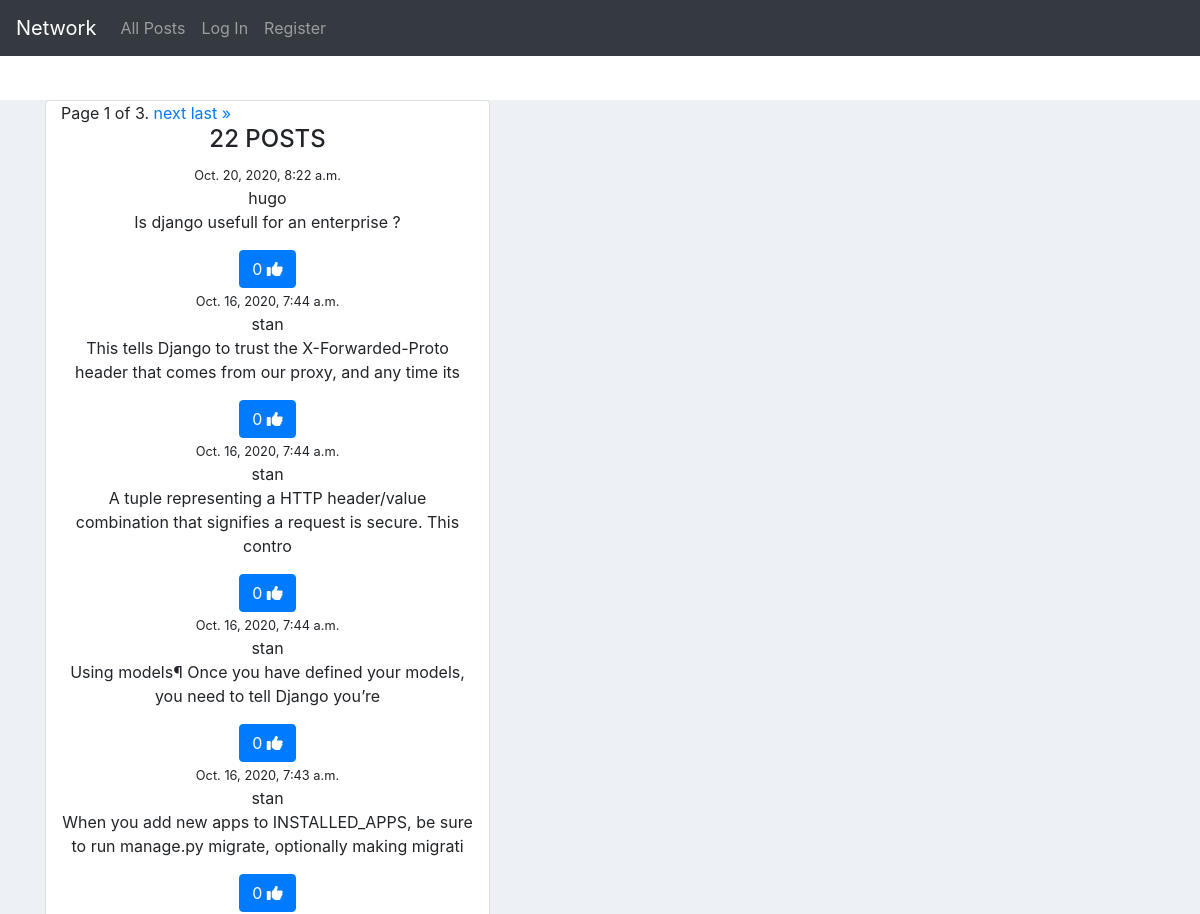
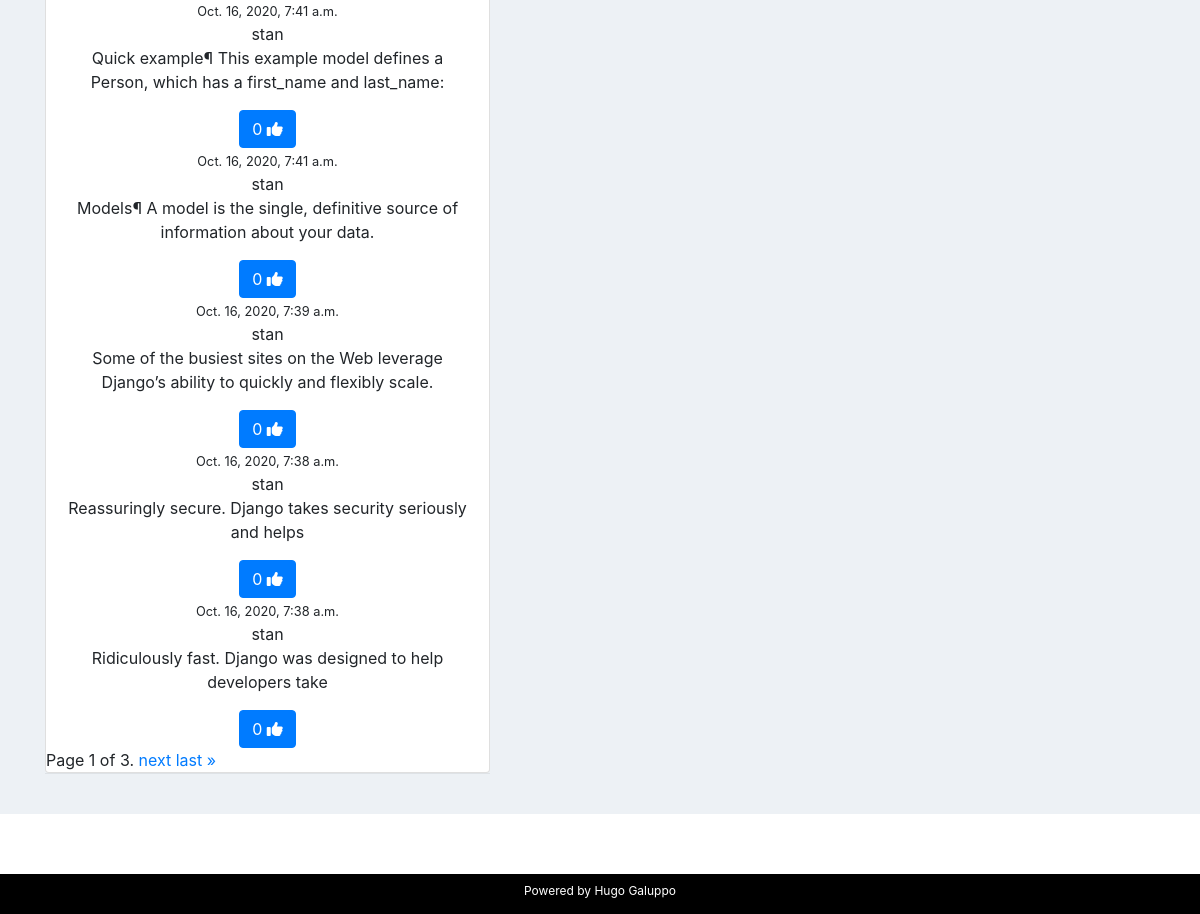
The app's page /, older data (2 pictures, top to bottom).
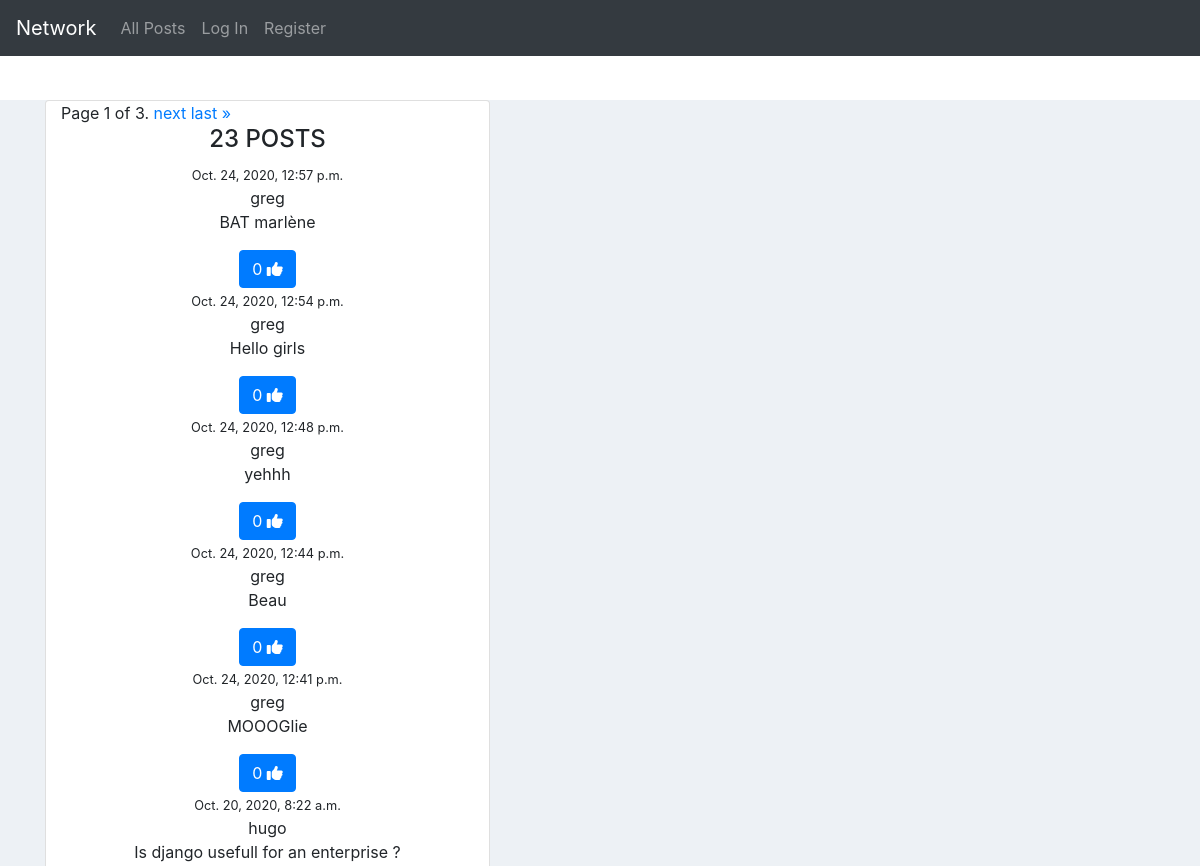
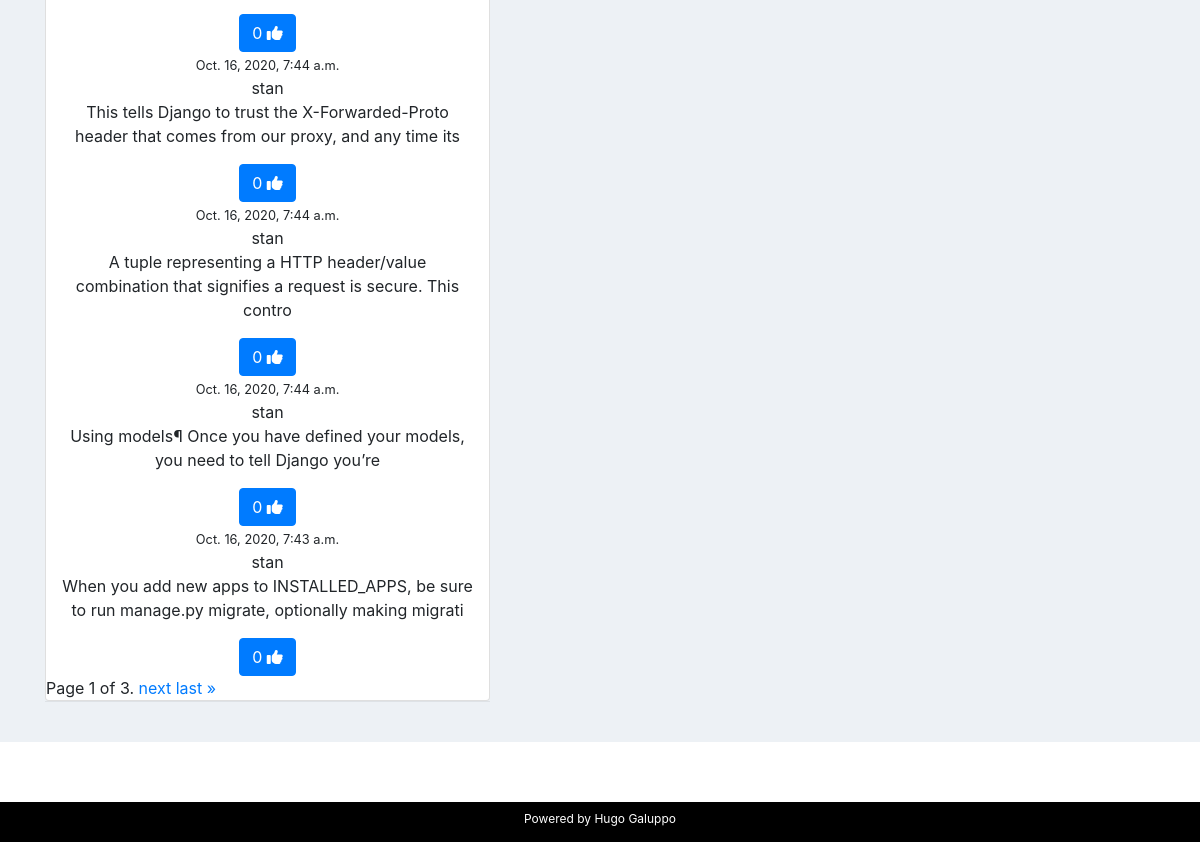
The same page, newer data (2 pictures, top to bottom).
### network/models.py (models this page shows, shortened)
class Post (models.Model):
    author = models.ForeignKey("Profile", on_delete=models.CASCADE, related_name="author") #profile.author
    content = models.CharField(max_length=100)
    date = models.DateTimeField(auto_now=True)
    likes = models.ManyToManyField("User",related_name="likes")
    class Meta:
        ordering = ('-date', )

class Profile(models.Model):
    user = models.OneToOneField("User", on_delete=models.CASCADE, related_name="user") # user.user
    title = models.CharField(max_length=100, blank=True)
    followers = models.ManyToManyField("User",related_name="is_following", blank=True)     # user.is_following.all()

class User(AbstractUser):
    pass

### network/views.py (the view)
# urls.py: path("", views.index, name="index"),
def index(request):
    allPosts = Post.objects.all()
    paginator = Paginator(allPosts, 10) # Show 10 posts per page.
    page_number = request.GET.get('page') # 10
    page_obj = paginator.get_page(page_number)
    if request.method == 'POST':
        print(request.user.id)
        form = PostForm(request.POST, request.user)
        if form.is_valid():
            instance = form.save(commit=False)
            instance.user = request.user
            author = request.user
            print(author)
            if not request.user == instance.user:
                raise Http404
            content = request.POST["content"]
            new_post = Post(author = Profile.objects.get(user = author), content = content,like = 0 )
            new_post.save()
            return HttpResponseRedirect(reverse("index"))
    else:
        form = PostForm()
    return render(request, "network/index.html", {'form': form, 'allPosts': allPosts, 'page_obj': page_obj})

### network/templates/network/index.html (shortened to what this page needs)
{% extends "network/layout.html" %}
{% load static %}
{% block body %}
<div class="container">
  <div class="row">
      <div class="col-md-12 col-lg-5">
          <div class="card">
                      <div class="col text-center">
                              <div class="pagination">
                                <span class="step-links">
                                    <span class="current">
                                        Page {{ page_obj.number }} of {{ page_obj.paginator.num_pages }}.
                                    </span>
                                    {% if page_obj.has_next %}
                                        <a href="?page={{ page_obj.next_page_number }}">next</a>
                                        <a href="?page={{ page_obj.paginator.num_pages }}">last &raquo;</a>
                                    {% endif %}
                                </span>
                            </div>
                          <h4 class="text-uppercase">
                            {{allPosts.count }} Posts</h4>
                          {% for post in page_obj %}
                              <small> {{post.date}} </small>
                              <div id='{{ post.id }}' class="media-body">
                                    {{post.author.user}}</h4></a>
                                <p id='content'>{{post.content}}</p>
                                <button id='like' type="submit" class="btn btn-primary" onclick="like( '{{ post.id }}', '{{ request.user }}' )">{{post.likes.count}}
                                  <i id="likethumb"onclick="thumb(this)" class="fa fa-thumbs-up"></i>
                                </button>
                              </div>
                          {% endfor %}
                      </div>
                      <div class="pagination">
                        <span class="step-links">
                            <span class="current">
                                Page {{ page_obj.number }} of {{ page_obj.paginator.num_pages }}.
                            </span>
                            {% if page_obj.has_next %}
                                <a href="?page={{ page_obj.next_page_number }}">next</a>
                                <a href="?page={{ page_obj.paginator.num_pages }}">last &raquo;</a>
                            {% endif %}
                        </span>
                    </div>
              </div>
              <div class="card-body border-top">
{% endblock %}

Row changes from the older to the newer data that the page shows:
no longer on this page (row unchanged): Post: date "Oct. 16, 2020, 7:41 a.m.", author.user "stan", content "Quick example¶ This example model defines a Person, which has a first_name and last_name:", likes.count "0"
no longer on this page (row unchanged): Post: date "Oct. 16, 2020, 7:41 a.m.", author.user "stan", content "Models¶ A model is the single, definitive source of information about your data.", likes.count "0"
no longer on this page (row unchanged): Post: date "Oct. 16, 2020, 7:39 a.m.", author.user "stan", content "Some of the busiest sites on the Web leverage Django’s ability to quickly and flexibly scale.", likes.count "0"
no longer on this page (row unchanged): Post: date "Oct. 16, 2020, 7:38 a.m.", author.user "stan", content "Reassuringly secure. Django takes security seriously and helps", likes.count "0"
no longer on this page (row unchanged): Post: date "Oct. 16, 2020, 7:38 a.m.", author.user "stan", content "Ridiculously fast. Django was designed to help developers take", likes.count "0"
now on this page (row edited): Post: date "Oct. 24, 2020, 12:57 p.m.", author.user "greg", content "BAT marlène", likes.count "0"
added Post: date "Oct. 24, 2020, 12:54 p.m.", author.user "greg", content "Hello girls", likes.count "0"
now on this page (row edited): Post: date "Oct. 24, 2020, 12:48 p.m.", author.user "greg", content "yehhh", likes.count "0"
now on this page (row edited): Post: date "Oct. 24, 2020, 12:44 p.m.", author.user "greg", content "Beau", likes.count "0"
now on this page (row edited): Post: date "Oct. 24, 2020, 12:41 p.m.", author.user "greg", content "MOOOGlie", likes.count "0"
Text that changed along with them:
{{ allPosts.count }}: "22" → "23"
